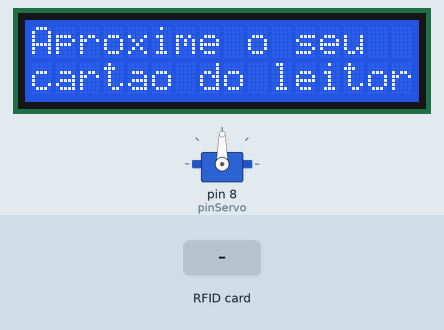
This sketch was run on a simulated Arduino Uno, built with avr-gcc and run on an emulated ATmega328P. On the bench: 16×2 character LCD, servo. The inputs (shaded band) are chosen by the test bench. What the sketch prints to the serial monitor is not drawn.

Above: at 1.3 s.
1.4 s: RFID card 44 06 68 17 held to the reader
At 2.1 s:
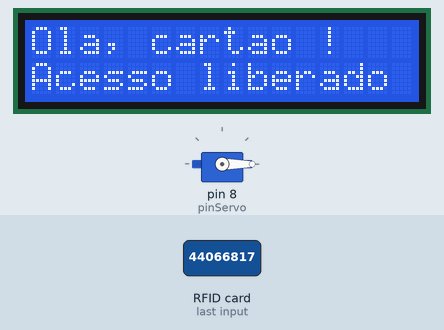
4.4 s: RFID card 0B F7 6D 0D held to the reader
At 5.3 s:
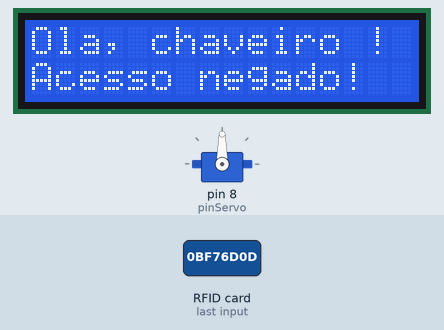
Timing chart, 0 to 7.4 s (numbered marks = the images above; inputs shaded):
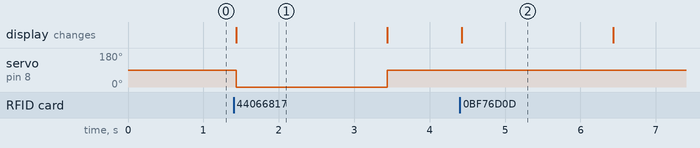

Measured:
- after the input at 1.4 s, servo on pin 8 (pinServo): 90° → 0° at once, → 90° 2.0 s later; the display: changes at once (image 1)
- after the input at 4.4 s, the display: changes at once (image 2)
- what the display in image 1 shows lasts 2.0 s, from 1.4 s to 3.4 s

The sketch:

lcdCardServoAv1.ino
```cpp
//Programa : RFID - Controle de Acesso leitor RFID
//Autor : Automatizando

#include <SPI.h>
#include <MFRC522.h>
#include <Servo.h>
#include <LiquidCrystal.h>

#define SS_PIN 9
#define RST_PIN 10
#define pinServo 8
MFRC522 mfrc522(SS_PIN, RST_PIN);
LiquidCrystal lcd(6, 7, 5, 4, 3, 2);

Servo myservo;

void setup()
{
  Serial.begin(115200);   // Inicia a serial
  SPI.begin();      // Inicia  SPI bus
  mfrc522.PCD_Init();   // Inicia MFRC522
  Serial.println("Aproxime o seu cartao do leitor...");
  Serial.println();
  lcd.begin(16, 2);
  lcdDefault();
  myservo.attach(pinServo);
  myservo.write(90);
}

void loop()
{
  // Look for new cards
  if ( ! mfrc522.PICC_IsNewCardPresent())
  {
    return;
  }
  // Select one of the cards
  if ( ! mfrc522.PICC_ReadCardSerial())
  {
    return;
  }
  //Mostra UID na serial
  //Serial.print("UID da tag :");
  String conteudo= "";
  byte letra;
  for (byte i = 0; i < mfrc522.uid.size; i++)
  {
  //   Serial.print(mfrc522.uid.uidByte[i] < 0x10 ? " 0" : " ");
  //   Serial.print(mfrc522.uid.uidByte[i], HEX);
    conteudo.concat(String(mfrc522.uid.uidByte[i] < 0x10 ? " 0" : " "));
    conteudo.concat(String(mfrc522.uid.uidByte[i], HEX));
  }
  //Serial.println();
  //Serial.print("Mensagem : ");
  conteudo.toUpperCase();
  if (conteudo.substring(1) == "0B F7 6D 0D") //UID 1 - Chaveiro
  {
    Serial.println("Olá, chaveiro !");
    Serial.println("Acesso negado !");
    Serial.println();
    lcd.clear();
    lcd.setCursor(0,0);
    lcd.print("Ola, chaveiro !");
    lcd.setCursor(0,1);
    lcd.print("Acesso negado!");
    delay(2000);
    lcdDefault();
  }

  if (conteudo.substring(1) == "44 06 68 17") //UID 2 - Cartao
  {
    Serial.println("Olá, cartão !");
    Serial.println("Acesso liberado !");
    Serial.println();
    lcd.clear();
    lcd.setCursor(0,0);
    lcd.print("Ola, cartao !");
    lcd.setCursor(0,1);
    lcd.print("Acesso liberado !");
    myservo.write(0);
    delay(2000);
    lcdDefault();
    myservo.write(90);
  }
}

void lcdDefault()
{
  lcd.clear();
  lcd.print("Aproxime o seu");
  lcd.setCursor(0,1);
  lcd.print("cartao do leitor");
}
```
